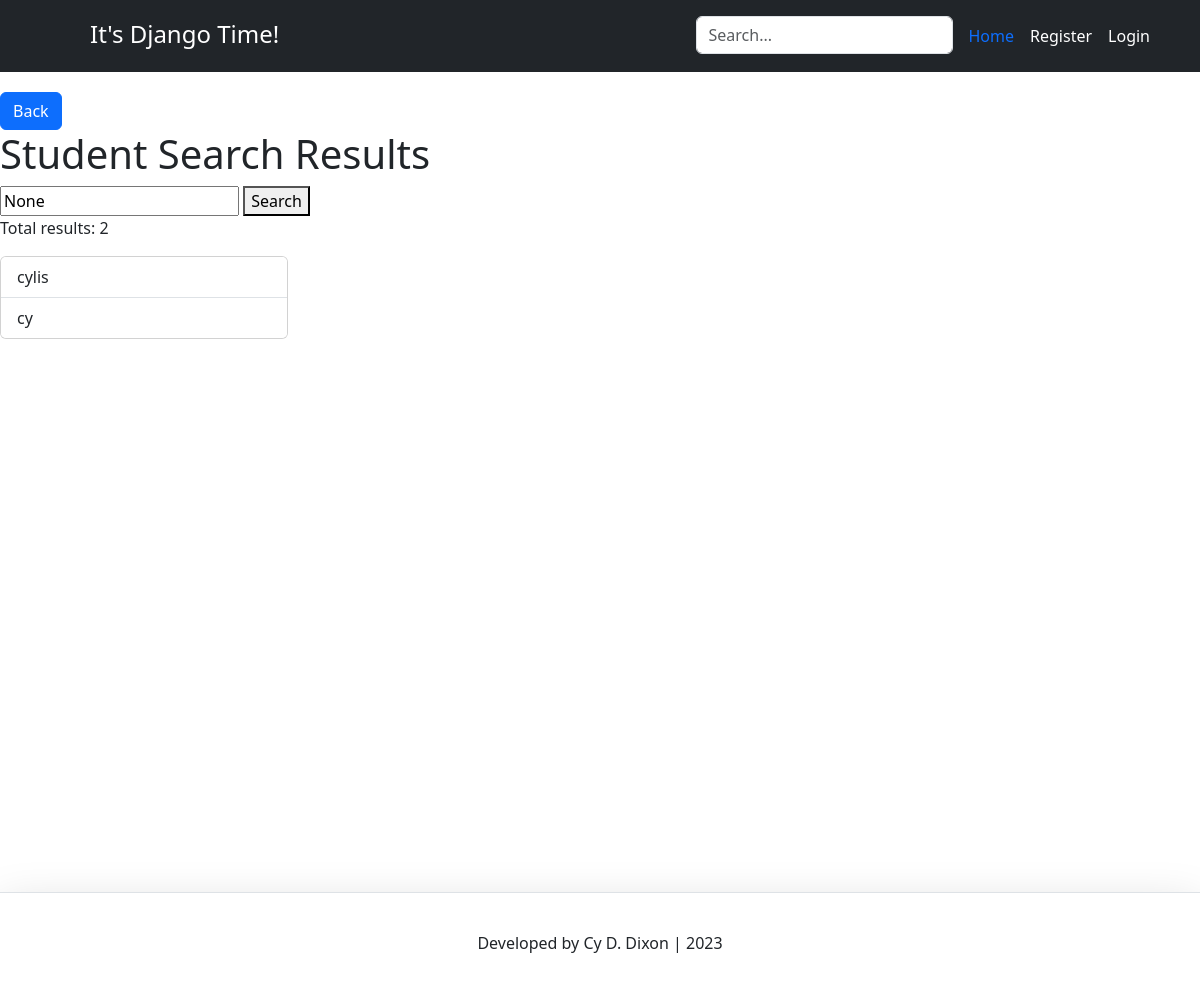
The page /search2/ on the database as committed earlier.
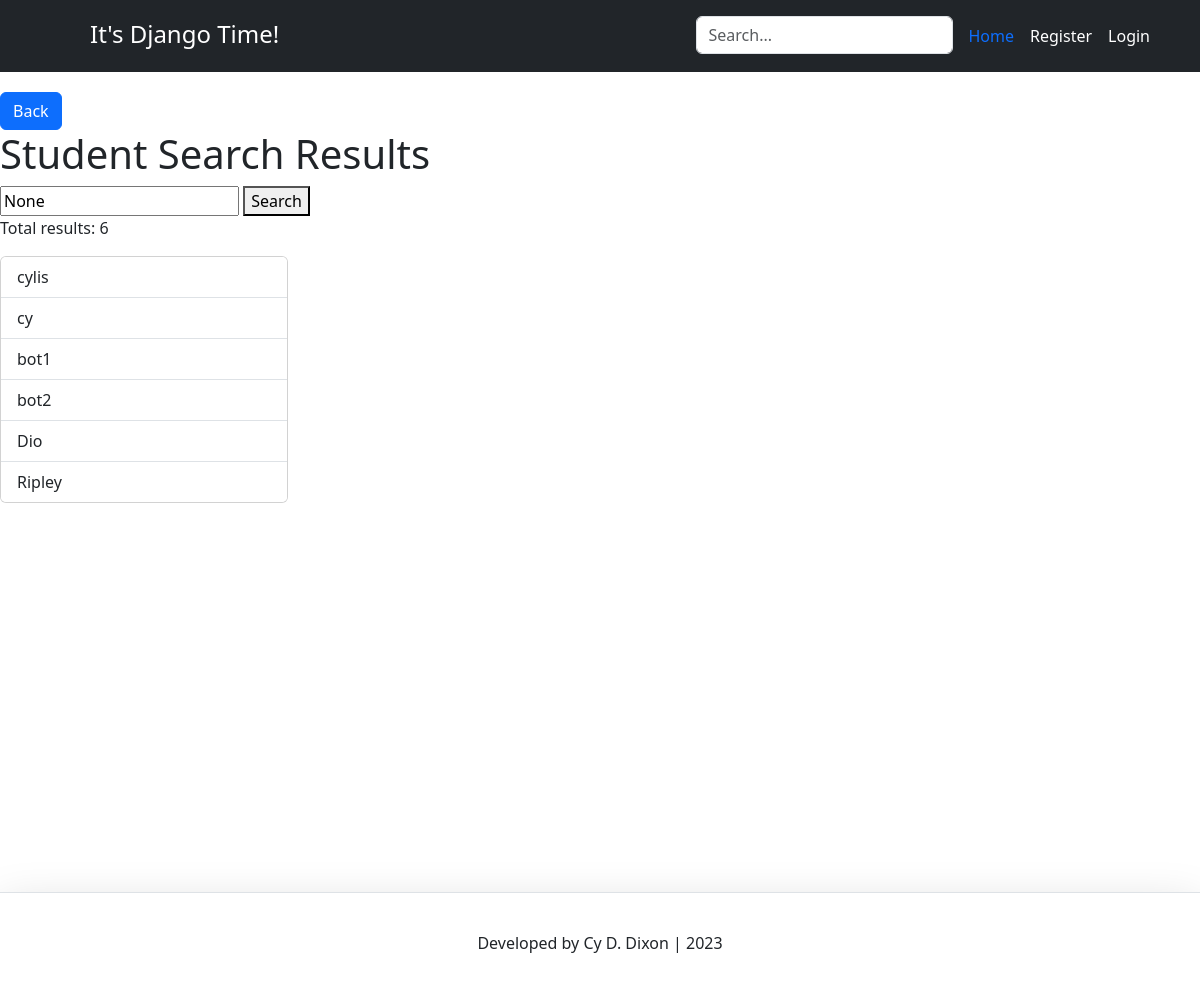
The same page on the database as committed later.
### account/models.py (models this page shows, shortened)
class Account(AbstractBaseUser):
	email 					= models.EmailField(verbose_name="email", max_length=60, unique=True)
	username 				= models.CharField(max_length=30, unique=True)
	date_joined				= models.DateTimeField(verbose_name='date joined', auto_now_add=True)
	last_login				= models.DateTimeField(verbose_name='last login', auto_now=True)
	is_admin				= models.BooleanField(default=False)
	is_active				= models.BooleanField(default=True)
	is_staff				= models.BooleanField(default=False)
	is_superuser			= models.BooleanField(default=False)
	USERNAME_FIELD = 'email'
	REQUIRED_FIELDS = ['username']
	objects = MyAccountManager()

### account/views.py (the view)
# urls.py: path('search2/', search_results2, name='search_results2'),
def search_results2(request):
	query2 = request.GET.get('query2')
	grades=Grade.objects.all()
	if query2:
		results = Account.objects.filter(username__icontains=query2)
		combined_results = list(results)
		num_results = len(combined_results)
	else:
		combined_results = Account.objects.all()
		num_results = len(combined_results)
	return render(request, 'search_results2.html', {'grades': grades, 'results': combined_results, 'query2': query2, 'num_results': num_results })

### account/templates/search_results2.html
{% extends 'base.html' %}
{% load static %}
{% block content %}
<a href="{% url 'scores' %}" class="btn btn-primary">Back</a>
<h1>Student Search Results</h1>
<form action="{% url 'search_results2' %}" method="GET">
    <input type="text" name="query2" placeholder="Search..." value="{{ query2 }}">
    <button type="submit2">Search</button>
</form>
<p>Total results: {{ num_results }}</p>
<div class="card" style="width: 18rem;">
    <ul class="list-group list-group-flush">
    {% for item in results %}
        <li class="list-group-item">{{ item.username }}</li>
    {% empty %}
        <li>No results found</li>
    {% endfor %}
    </ul>
</div>
{% endblock content %}

Rows that differ between the two databases and show on the page:
added Account: username "bot1"
added Account: username "bot2"
added Account: username "Dio"
added Account: username "Ripley"
Other text that changed with them:
{{ num_results }}: "2" → "6"
